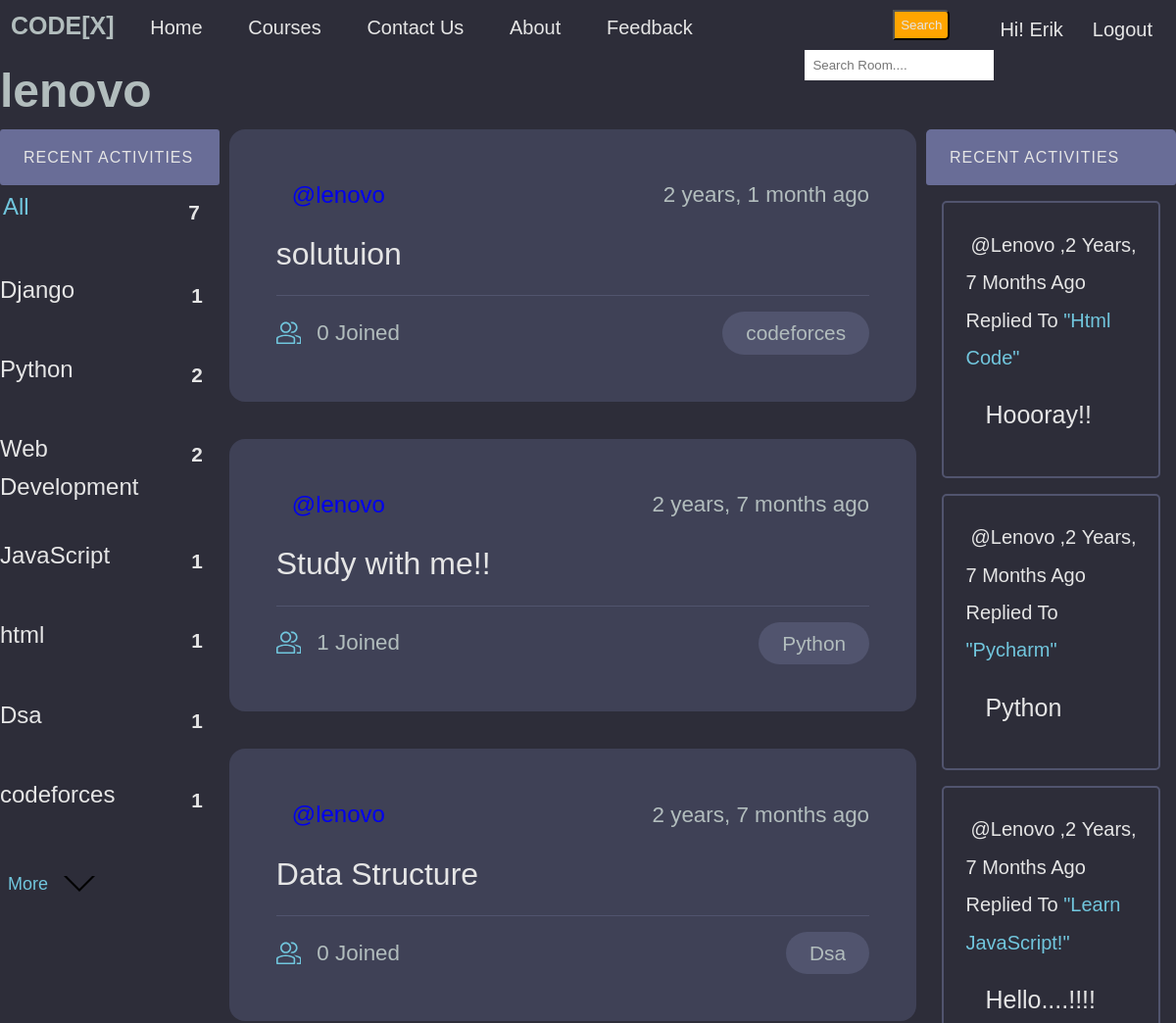
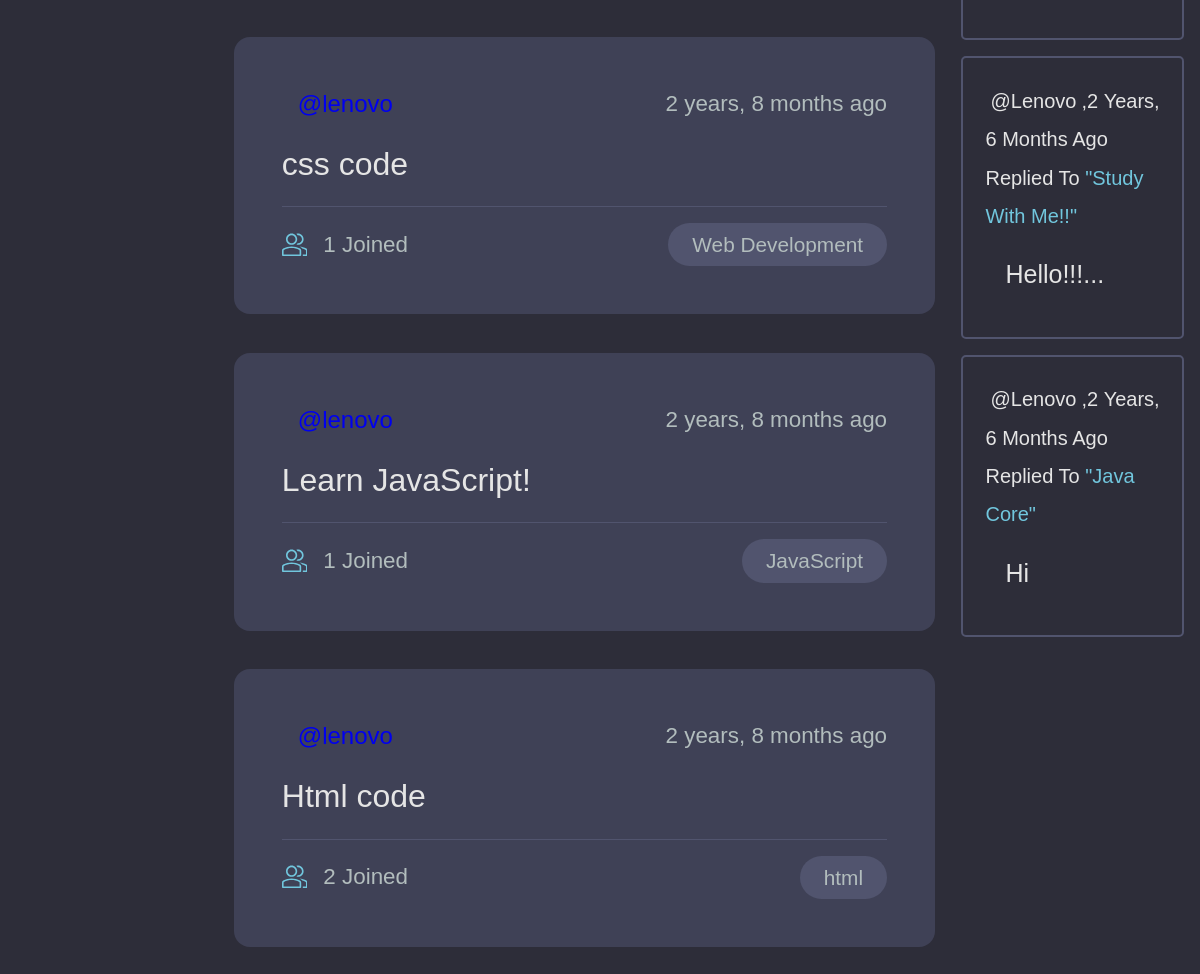
Page /profile/1 (signed in) on the committed database (2 pictures, top to bottom).
### base/models.py (models this page shows, shortened)
class Topic(models.Model):
    name = models.CharField(max_length=200)

class Room(models.Model):
    host =  models.ForeignKey(User, on_delete=models.SET_NULL,null=True)
    topic = models.ForeignKey(Topic, on_delete=models.SET_NULL,null=True)
    name =  models.CharField(max_length= 200)
    description = models.TextField(null= True, blank= True)
    participants= models.ManyToManyField(User, related_name='participants', blank=True)
    updated= models.DateTimeField(auto_now= True)
    created= models.DateTimeField(auto_now_add=True)
    class Meta:
        ordering = ['-updated','-created']
    def __str__(self):
        return self.name

class Message(models.Model):
    user= models.ForeignKey(User, on_delete=models.CASCADE)
    room = models.ForeignKey(Room, on_delete=models.CASCADE)
    body = models.TextField()
    updated= models.DateTimeField(auto_now= True)
    created = models.DateTimeField(auto_now_add=True)
    def __str__(self):
        return self.body[0:50]

### base/views.py (the view)
# urls.py: path('profile/<str:pk>',views.userProfile,name="user-profile"),
def userProfile(request, pk):
    user= User.objects.get(id=pk)
    rooms= user.room_set.all()
    room_message= user.message_set.all()
    topics= Topic.objects.all()
    context= {'user': user, 'rooms': rooms, 'room_message': room_message, 'topics': topics }
    return render(request, 'base/profile.html', context )

### base/templates/base/profile.html (shortened to what this page needs)
{% extends 'main.html' %}
{% block content %}
<h1>{{ user.username }}</h1>
<div class="profile-container">
    <div>
        {% include 'base/topics_component.html' %}
    </div>
    <div>
        {% include 'base/feed_component.html' %}
    </div>
    <div>
        {% include 'base/activity_component.html' %}
    </div>
</div>
{% endblock content %}

### templates/main.html (shortened to what this page needs)
<!DOCTYPE html>
<html lang="en">
<head>
</head>
<body>
    <nav class="nav-bar">
        <ul>
            <label class="logo">CODE[X]</label>
            <li><a  href="/">Home</a></li>
            <li><a href="{% url 'course' %}">Courses</a></li>
            <li><a href="{% url 'contact' %}">Contact us</a></li>
            <li><a href="#">About</a></li>
            <li><a href="#">feedback</a></li>
        </ul>
        {% if request.user.is_authenticated %}
        <a class="logout" href="{% url 'logout' %}">Logout</a>
        <p class="hello">Hi! {{request.user}}</p>
        {% else %}
        <a class="login" href="{% url 'login' %}">Login</a>
        {% endif %}
        <form method="GET" action="{% url 'home' %}">
            <button class="but">Search</button>
            <input class="search" type="text" name="q" placeholder="Search Room...."/>
        </form>
    </nav>
    {% block content %}
    {% endblock %}
</body>
</html>

### base/templates/base/topics_component.html (shortened to what this page needs)
<div class="topics-container">
    <div class="activities__header">
        <h2> Recent Activities </h2>
    </div>
    <ul class="topics__list">
        <li>
            <a href="{% url 'home' %}" class="active">All<span>{{topics.count}}</span></a>
        </li>
        {% for topic in topics %}
            <li>
                <a href="{% url 'home' %}?q={{topic.name}}">{{topic.name}}<span>{{topic.room_set.all.count}}</span></a>
            </li>
        {% endfor %}
    </ul>
    <a class="btn btn--link" href="{% url 'course' %}">More
        <svg version="1.1" xmlns="http://www.w3.org/2000/svg" width="32" height="32" viewBox="0 0 32 32">
            <title>chevron-down</title>
            <path d="M16 21l-13-13h-3l16 16 16-16h-3l-13 13z"></path>
        </svg>
    </a>
</div>

### base/templates/base/feed_component.html (shortened to what this page needs)
{% for room in rooms %}
<div class="roomListRoom">
    <div class="roomListRoom__header">
        <a href="{% url 'user-profile' room.host.id %}" class="roomListRoom__author">
            <span>@{{room.host.username}}</span>
        </a>
        <div class="roomListRoom__actions">
            <span>{{room.created|timesince}} ago</span>
        </div>
    </div>
    <div class="roomListRoom__content">
        <a href="{% url 'room' room.id %}">{{room.name}}</a>
    </div>
    <div class="roomListRoom__meta">
        <a href="{% url 'room' room.id %}" class="roomListRoom__joined">
            {{room.participants.all.count}} Joined
        </a>
        <p class="roomListRoom__topic">{{room.topic.name}}</p>
    </div>
</div>
{% endfor %}

### base/templates/base/activity_component.html (shortened to what this page needs)
<div class="activities">
    <div class="activities__header">
        <h2> Recent Activities </h2>
    </div>
    {% for message in room_message %}
        <div class="activities__box">
            <div>
                <small class="m_e_s"><a class="message-user" href="{% url 'user-profile' message.user.id %}">@{{ message.user }}</a>,{{message.created|timesince}} ago replied to </small>
                <small class="mess-room">"{{message.room}}"</small>
                <p class="user-message">{{message}}</p>
            </div>
        </div>
    {% endfor %}
</div>

### templates/main.html (style rules this page uses)
:root { --color-main: #71c6dd; --color-main-light: #e1f6fb; --color-dark: #3f4156; --color-dark-medium: #51546e; --color-dark-light: #696d97; --color-light: #e5e5e5; --color-gray: #8b8b8b; --color-light-gray: #b2bdbd; --color-bg: #2d2d39; --color-success: #5dd693; --color-error: #fc4b0b; }
* { padding: 0; margin: 0; text-decoration: none; list-style-type: none; box-sizing: border-box; font-family: 'Nunito', sans-serif }
body { color: var(--color-light-gray); background-color: var(--color-bg); line-height: 1.6; font-weight: 400; font-size: 1.5rem; min-height: 100vh; }
.nav-bar { background:#2d2d39; height: 55px; width: 100%; }
.logo { color:#b2bdbd ; font-size: 25px; line-height: 50px; padding: 0 10px; font-weight: bold; }
nav ul { float:left; margin:1px; }
nav ul li { display: inline-block; line-height:40px; margin: 0 14px; }
nav ul li a { color: #e5e5e5; font-size: 20px; padding: 4px 6px; border-radius: 3px; text-transform:capitalize; }
.search { float: right; margin-top: 10px; border: none; padding: 8px; }
button { float: right; margin-right: 45px; padding: 6px; margin-top: 10px; background: orange; color: #e5e5e5; border-radius: 0 5px 5px 0; cursor: pointer; }
.logout { float: right; color: #e5e5e5; font-size: 20px; padding: 4px 6px; border-radius: 3px; text-transform:capitalize; margin-top: 10px; margin-right: 18px; cursor: pointer; }
.hello { float: right; color: #e5e5e5; font-size: 20px; padding: 4px 6px; border-radius: 3px; text-transform:capitalize; margin-top: 10px; margin-right: 18px; }

### base/templates/base/profile.html (style rules this page uses)
.profile-container { display: grid; grid-template-columns: 1fr 3fr 1fr; }

### base/templates/base/topics_component.html (style rules this page uses)
:root { --color-main: #71c6dd; --color-main-light: #e1f6fb; --color-dark: #3f4156; --color-dark-medium: #51546e; --color-dark-light: #696d97; --color-light: #e5e5e5; --color-gray: #8b8b8b; --color-light-gray: #b2bdbd; --color-bg: #2d2d39; --color-success: #5dd693; --color-error: #fc4b0b; }
.topics-container { margin-right: 10px; }
.topics__list { list-style: none; }
.topics__list li a { display: flex; justify-content: space-between; margin-bottom: 2rem; font-weight: 500; color: var( --color-light); transition: all 0.3s ease-in-out; }
.topics__list li a.active, .topics__list li a:hover { color: var(--color-main); border-radius: 3px; padding: 3px 3px; }
.topics__list li a span { padding: 0.5rem 1rem; color: var( --color-light); border-radius: 3px; font-size: 1.3rem; font-weight: 700; letter-spacing: 1px; }
.btn { background-color: transparent; border: none; display: inline-flex; align-items: center; gap: 1rem; cursor: pointer; transition: all ease-in-out 0.3s; border-radius: 3px; box-shadow: 1px 1px 3px 1px rgba(0, 0, 0, 0.15); padding:8px 10px; font-size: 18px; margin-top: 10px; margin-bottom: 10px; margin-left: 5px; }
.btn--link { border-radius: 3px; padding: 3px; color: var(--color-main); box-shadow: none; }
.activities__header h2 { background-color: var(--color-dark-light); text-transform: uppercase; font-weight: 500; padding: 1rem 1.5rem; color: var(--color-light); letter-spacing: 1px; font-size: 1rem; border-radius: 3px; }

### base/templates/base/activity_component.html (style rules this page uses)
:root { --color-main: #71c6dd; --color-main-light: #e1f6fb; --color-dark: #3f4156; --color-dark-medium: #51546e; --color-dark-light: #696d97; --color-light: #e5e5e5; --color-gray: #8b8b8b; --color-light-gray: #b2bdbd; --color-bg: #2d2d39; --color-success: #5dd693; --color-error: #fc4b0b; }
.activities { border-radius: 5px; overflow: hidden; margin-left: 10px; }
.activities__header h2 { background-color: var(--color-dark-light); text-transform: uppercase; font-weight: 500; padding: 1rem 1.5rem; color: var(--color-light); letter-spacing: 1px; font-size: 1rem; }
.activities__box { margin: 1rem; padding: 1.4rem; border: 2px solid var(--color-dark-medium); border-radius: 5px; }
.m_e_s { color: #e5e5e5; font-size: 20px; text-transform: capitalize; }
.message-user { color:#e5e5e5; padding: 5px; border-radius: 3px; }
.user-message { padding: 20px; font-size: 25px; text-transform: capitalize; color: #e5e5e5; }
.mess-room { font-size: 20px; color: #71c6dd; text-transform: capitalize; }

### rows in the picture
Topic: name "Django", room_set.all.count "1"
Topic: name "Python", room_set.all.count "2"
Topic: name "Web Development", room_set.all.count "2"
Topic: name "JavaScript", room_set.all.count "1"
Topic: name "html", room_set.all.count "1"
Topic: name "Dsa", room_set.all.count "1"
Topic: name "codeforces", room_set.all.count "1"
Room: host.username "lenovo", created "2 years, 1 month", name "solutuion", participants.all.count "0", topic.name "codeforces"
Room: host.username "lenovo", created "2 years, 7 months", name "Study with me!!", participants.all.count "1", topic.name "Python"
Room: host.username "lenovo", created "2 years, 7 months", name "Data Structure", participants.all.count "0", topic.name "Dsa"
Room: host.username "lenovo", created "2 years, 8 months", name "css code", participants.all.count "1", topic.name "Web Development"
Room: host.username "lenovo", created "2 years, 8 months", name "Learn JavaScript!", participants.all.count "1", topic.name "JavaScript"
Room: host.username "lenovo", created "2 years, 8 months", name "Html code", participants.all.count "2", topic.name "html"
Message: user "Lenovo", created "2 Years, 7 Months", room "Html Code", body "Hoooray!!"
Message: user "Lenovo", created "2 Years, 7 Months", room "Pycharm", body "Python"
Message: user "Lenovo", created "2 Years, 7 Months", room "Learn JavaScript!", body "Hello....!!!!"
Message: user "Lenovo", created "2 Years, 6 Months", room "Study With Me!!", body "Hello!!!..."
Message: user "Lenovo", created "2 Years, 6 Months", room "Java Core", body "Hi"

### other values in the picture
{{ request.user }} "Erik"
{{ user.username }} "lenovo"
{{ topics.count }} "7"
